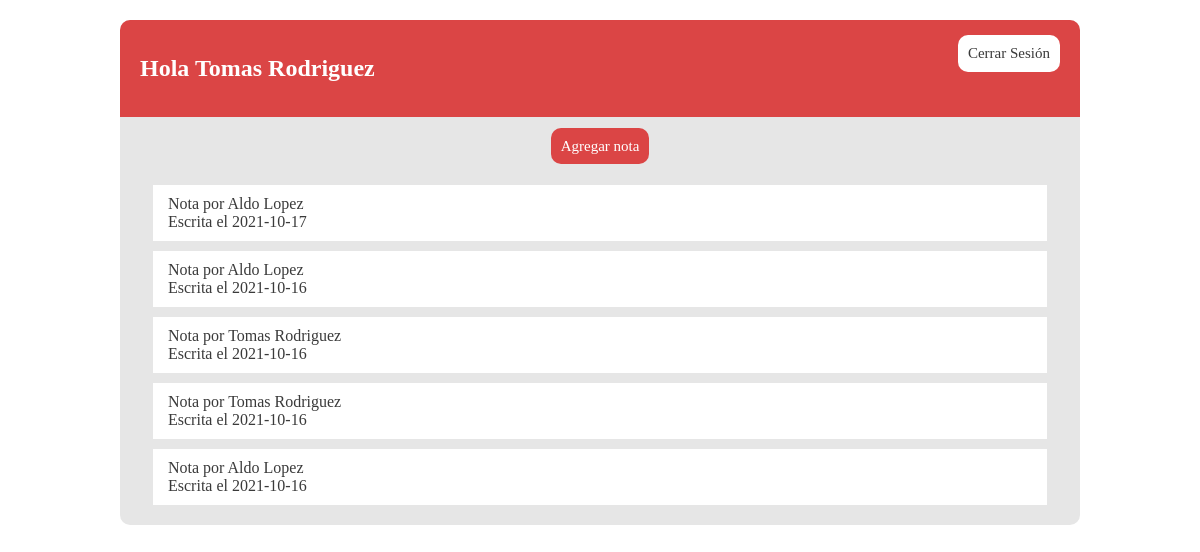
/ (signed in), run on the app's committed database.
### tables this page shows
CREATE TABLE `personal` (
  `idpersonal` int(11) NOT NULL,
  `apepaterno` varchar(80) NOT NULL,
  `apematerno` varchar(80) NOT NULL,
  `nombre` varchar(100) NOT NULL,
  `direccion` varchar(180) NOT NULL,
  `fechadeingreso` date NOT NULL
);

CREATE TABLE `nota` (
  `idnota` int(11) NOT NULL,
  `personal` int(11) NOT NULL,
  `contenido` text NOT NULL,
  `fecha` date NOT NULL
);

### www/model/usuario/ver_perfil.php (called while the page is built)
<?php
    $sql="SELECT * FROM registrousuario WHERE nombreusuario=:usuario";
    $resultado=$base->prepare($sql);
    $resultado->bindValue(":usuario",$usuario);
    $resultado->execute();
    $registro=$resultado->fetch((PDO::FETCH_ASSOC));
    $personal = $registro["personal"];
    $tipo = $registro["tipo"];
    $sql="SELECT apepaterno, nombre FROM personal WHERE idpersonal=:personal";
    $resultado=$base->prepare($sql);
    $resultado->bindValue(":personal",$personal);
    $resultado->execute();
    $registro=$resultado->fetch((PDO::FETCH_ASSOC));
    $profilename = $registro["nombre"] . " " . $registro["apepaterno"];
?>

### www/model/nota/seleccionar_notas.php (called while the page is built)
<?php
    $sql="SELECT A.idnota, A.fecha,
    (SELECT CONCAT(B.nombre,' ',B.apepaterno) FROM personal B WHERE B.idpersonal=A.personal) AS Nombre
    FROM nota A ORDER BY A.idnota DESC, A.fecha DESC";
    $resultado=$base->prepare($sql);
    $resultado->execute();
    $notas=$resultado->fetchAll((PDO::FETCH_OBJ));
?>

### www/view/principal/principal.php (the view)
<div class="main">
    <nav>
        <a href="logout">Cerrar Sesión</a>
        <h2>Hola <?= $profilename;?></h2>
    </nav>
    <div class="agregar-nota">
        <?php if($tipo=='Interno'){ ?>
            <a href="agregar-nota">Agregar nota</a>
        <?php }else{?>
            <span><i>Sólo el personal interno puede agregar una nota</i></span>
        <?php }?>
    </div>
    <div class="notas">
        <?php foreach($notas as $nota) { ?>
        <a href="nota?id=<?= $nota->idnota?>">
            <span>Nota por <?= $nota->Nombre?></span> <br>
            <span>Escrita el <?= $nota->fecha?></span>
        </a>
        <?php } ?>
    </div>
</div>

### www/style/index.css (style rules this page uses)
body { margin: 0; padding: 0; font-family: ProximaNova-Regular; }
.main { width: 80%; margin: 20px auto; background: #e6e6e6; border-radius: 10px; padding: 0px 0px 10px 0px; }
.main nav { background: #db4545; padding: 15px 20px; border-top-left-radius: 10px; border-top-right-radius: 10px; color: #FFFFFF; }
.main nav a { font-size: 15px; font-family: Proxima Nova Bold; text-decoration: none; color: #3a3a3a; padding: 10px; border-radius: 10px; background: #FFFFFF; float: right; }
.main .agregar-nota { text-align: center; padding: 20px 0px; }
.main .agregar-nota a { font-size: 15px; font-family: Proxima Nova Bold; text-decoration: none; color: #FFFFFF; padding: 10px; border-radius: 10px; background: #db4545; }
.main .notas a { display: block; width: 90%; margin: 10px auto; background: #FFFFFF; padding: 10px 15px; text-decoration: none; color: #3a3a3a; }

### data on the page
personal: profilename "Tomas Rodriguez"
nota: Nombre "Aldo Lopez", fecha "2021-10-17"
nota: Nombre "Aldo Lopez", fecha "2021-10-16"
nota: Nombre "Tomas Rodriguez", fecha "2021-10-16"
nota: Nombre "Tomas Rodriguez", fecha "2021-10-16"
nota: Nombre "Aldo Lopez", fecha "2021-10-16"
